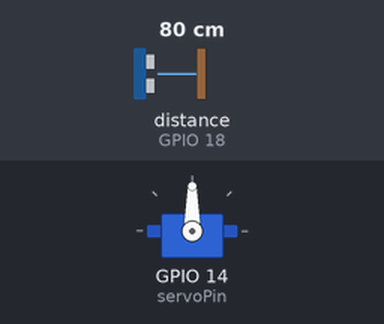
Bench run of a sketch on a simulated ESP32. Shown: servo. Wiring (inferred from the names in the program): ultrasonic range finder: trigger GPIO 5; echo GPIO 18. The inputs (shaded band) are chosen by the test bench; at power-on: distance to the obstacle (sensor on GPIO 18) 80 cm. The echo pulse lasts 58.3 µs per cm.

Above: at 1.2 s.
1.3 s: distance to the obstacle (sensor on GPIO 18) set to 12 cm
2.8 s: distance to the obstacle (sensor on GPIO 18) set to 9 cm
At 3.6 s:
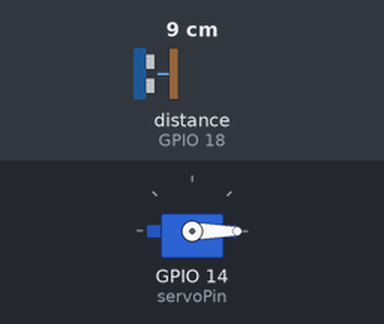
4.3 s: distance to the obstacle (sensor on GPIO 18) set to 18 cm
At 5.8 s:
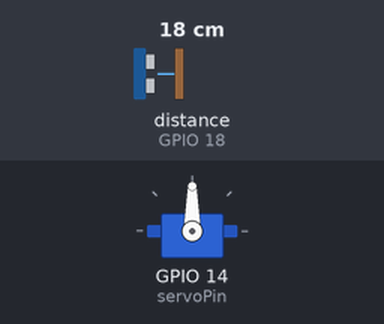
6.3 s: distance to the obstacle (sensor on GPIO 18) set to 2 cm
At 7.8 s:
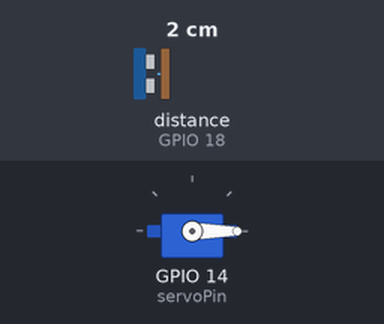
Timing chart, 0 to 8.8 s (numbered marks = the images above; inputs shaded):
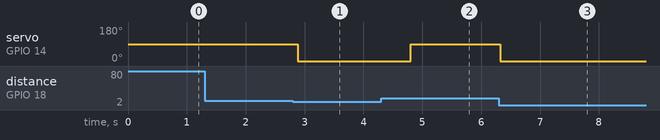

Measured:
- the behaviour switches between 11 and 10 cm on distance to the obstacle (sensor on GPIO 18) (found by bisection; images 0 and 1)
- after the input at 1.3 s, every drawn part: stays the same
- after the input at 2.8 s, servo on GPIO 14 (servoPin): 90° → 0° after 0.09 s
- after the input at 4.3 s, servo on GPIO 14 (servoPin): 0° → 90° after 0.51 s
- after the input at 6.3 s, servo on GPIO 14 (servoPin): 90° → 0° at once

The sketch:

sketch_aug17a.ino
```cpp
#include <ESP32Servo.h>

int servoPin = 14;
int trigPin = 5;
int echoPin = 18;
int doorClosed = 90;
int doorOpen = 0;

Servo myServo;
float getDistance() {
  digitalWrite(trigPin, LOW);
  delayMicroseconds(2);
  digitalWrite(trigPin, HIGH);
  delayMicroseconds(10);
  digitalWrite(trigPin, LOW);

  long duration = pulseIn(echoPin, HIGH, 30000);
  if (duration == 0) return 999.0; // Out of range or no echo
  return (duration * 0.0343) / 2;
}

void setup() {
  pinMode(trigPin, OUTPUT);
  pinMode(echoPin, INPUT);

  ESP32PWM::allocateTimer(0);
  myServo.setPeriodHertz(50);
  myServo.attach(servoPin, 500, 2400);

  // default state for door is closed
  myServo.write(doorClosed);
}

void loop() {
  float distance = getDistance();

  //object within 10 cm -> Open gate
  if (distance > 0 && distance <= 10) {
    myServo.write(doorOpen);
    delay(500); // Give the servo time to fully swing open

    //wait and hold the door open while the object is passing through
    while (getDistance() <= 10) {
      delay(50);
    }

    // object passes and clears the sensor -> gate is closed
    delay(500);
    myServo.write(doorClosed);
  }

  delay(100);
}
```
